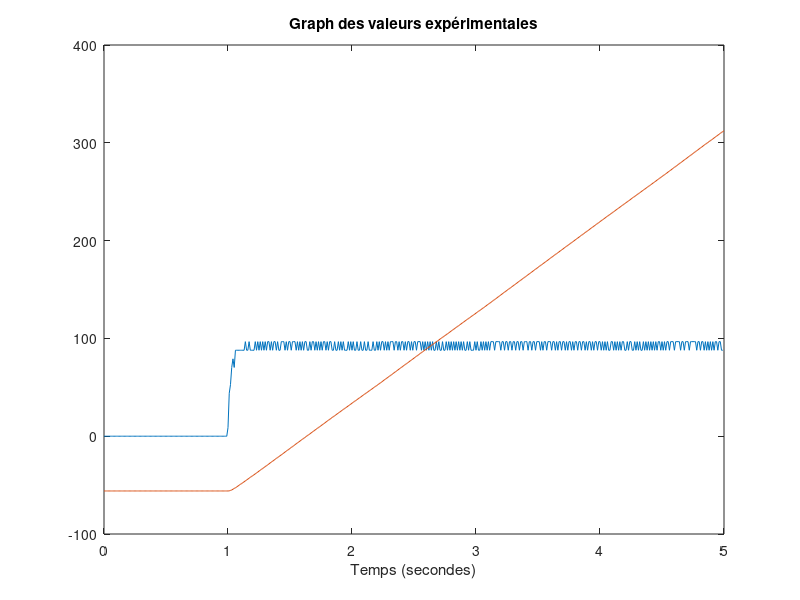

MATLAB code for this plot:
clc; close all; clear all;
load("data_1v_4-09_100hz.mat", "Vm", "servo", "omega_c", "tsimu");


%Variables
ms  = 0.064;
Js  = 4.129e-6;
rs  = 0.0127;
g   = 9.81;
km  = 0.0076776;
kt  = 0.0076830;
nm  = 0.69;
Jm  = 3.9001e-7;
Jeq = 0.0017728; % Jeq = Jm + N^2*Jc
ng  = 0.9;
Kg  = 70;
rarm= 0.0254;
L   = 0.4254;
Rm  = 1852.55; %A revoir  
Beq = 0.000539774; %A revoir    Beq = Bm+N^2*Bc
N = ng*Kg;

%FTBO de la position (x) selon la tension en entree (Vm)
Gsm_num_SM_2   = [5*N*nm*kt*g*rarm];
Gsm_den_s3_SM_2 = 7*L*(nm*kt*km+Rm*Beq);
Gsm_den_s4_SM_2 = 7*L*Rm*Jeq;

%% SM-2
% Valeur pour Simulink - FTBO_Eq_diff_Vm_oc.slx
kbb = 5*g*rarm/(L*7);
Eq_diff_coeff_oc = (Beq*Rm+nm*kt*km)/(Rm*(Jeq));
Eq_diff_coeff_Vm = (N*nm*kt/(Rm*Jeq));

%% SM-3
%Valeur pour Simulink - Gcm.slx - Gsc.slx
K_SM_3 = N*nm*kt;
Gcm_den_s0_SM_3 = 1/(Rm*Beq + nm*kt*km);
Gcm_den_s1_SM_3 = 1/(Rm*Jeq);
Time_Vm = [tsimu Vm];
Time_servo = [tsimu servo];

%% SM-5
% Matrice 4x4 sans la variable d'etat im 
coefA = -(Rm*Beq+nm*kt*km)/(Rm*Jeq);
kbb = 5*g*rarm/(L*7);
A1 = [0 1 0 0 ;
      0 0 kbb 0;
      0 0 0 1;
      0 0 0 coefA];
B1 = [0;
      0;
      0;
      N*nm*kt/(Rm*Jeq)];

C1 = [1 0 0 0;
     0 0 1 0];

D1 = [0; 0];

% Valeur propre
Vp = eig(A1);

%% SM-6

%FTBO entre la tension en entrée (Vm) et l'angle du moteur (oc)
Gcm_num_SM_6 = N*nm*kt;
Gcm_den_s2_SM_6 = Rm*(Jeq);
Gcm_den_s1_SM_6 = (Rm*Beq+nm*kt*km);
Gcm_den_SM_6 = [Gcm_den_s2_SM_6 Gcm_den_s1_SM_6 0];
Gcm_SM_6 = tf(Gcm_num_SM_6, Gcm_den_SM_6);

p_Gcm_SM_6 = roots(Gcm_den_SM_6); %poles de la FTBO

%FTBO entre l'angle du moteur (oc) et la position de la charge (x)
Gsc_num_SM_6 = 5*g*rarm;
Gsc_den_SM_6 = [L*7 0 0];
Gsc_SM_6 = tf(Gsc_num_SM_6, Gsc_den_SM_6);

p_Gsc_SM_6 = roots(Gsc_den_SM_6); %poles de la FTBO

%% SM-7
% FTBO de la tension en entrée (Vm) et de la position de la charge en
% sortie (x) et utilise les valeurs FT dans FTBO_Vm_oc
Gsm_num_SM_7 = Gsm_num_SM_2;
Gsm_den_SM_7 = [Gsm_den_s4_SM_2 Gsm_den_s3_SM_2 0 0 0];
Gsm_SM_7 = tf(Gsm_num_SM_7, Gsm_den_SM_7);

p_Gsm_SM_7 = roots(Gsm_den_SM_7); %poles de la FTBO


%%
figure
plot(tsimu(1:end-1), omega_c)
hold on;
plot(tsimu, servo)
title('Graph des valeurs expérimentales')
xlabel('Temps (secondes)')
